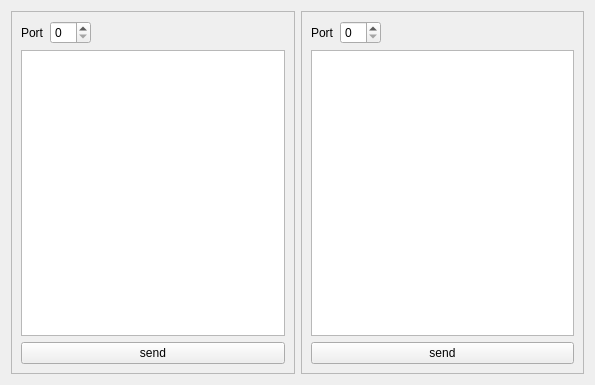
<?xml version="1.0" encoding="UTF-8"?>
<ui version="4.0">
 <class>MainBox</class>
 <widget class="QWidget" name="MainBox">
  <property name="geometry">
   <rect>
    <x>0</x>
    <y>0</y>
    <width>595</width>
    <height>385</height>
   </rect>
  </property>
  <property name="windowTitle">
   <string>Dialog</string>
  </property>
  <layout class="QHBoxLayout" name="horizontalLayout_3">
   <item>
    <widget class="QFrame" name="frame">
     <property name="frameShape">
      <enum>QFrame::StyledPanel</enum>
     </property>
     <property name="frameShadow">
      <enum>QFrame::Raised</enum>
     </property>
     <layout class="QVBoxLayout" name="verticalLayout">
      <item>
       <layout class="QHBoxLayout" name="horizontalLayout">
        <item>
         <widget class="QLabel" name="label">
          <property name="text">
           <string>Port</string>
          </property>
         </widget>
        </item>
        <item>
         <widget class="QSpinBox" name="sb_client"/>
        </item>
        <item>
         <spacer name="horizontalSpacer">
          <property name="orientation">
           <enum>Qt::Horizontal</enum>
          </property>
          <property name="sizeHint" stdset="0">
           <size>
            <width>40</width>
            <height>20</height>
           </size>
          </property>
         </spacer>
        </item>
       </layout>
      </item>
      <item>
       <widget class="QTextEdit" name="te_client"/>
      </item>
      <item>
       <widget class="QPushButton" name="btn_client">
        <property name="text">
         <string>send</string>
        </property>
       </widget>
      </item>
     </layout>
    </widget>
   </item>
   <item>
    <widget class="QFrame" name="frame_2">
     <property name="frameShape">
      <enum>QFrame::StyledPanel</enum>
     </property>
     <property name="frameShadow">
      <enum>QFrame::Raised</enum>
     </property>
     <layout class="QVBoxLayout" name="verticalLayout_2">
      <item>
       <layout class="QHBoxLayout" name="horizontalLayout_2">
        <item>
         <widget class="QLabel" name="label_2">
          <property name="text">
           <string>Port</string>
          </property>
         </widget>
        </item>
        <item>
         <widget class="QSpinBox" name="sb_server"/>
        </item>
        <item>
         <spacer name="horizontalSpacer_2">
          <property name="orientation">
           <enum>Qt::Horizontal</enum>
          </property>
          <property name="sizeHint" stdset="0">
           <size>
            <width>40</width>
            <height>20</height>
           </size>
          </property>
         </spacer>
        </item>
       </layout>
      </item>
      <item>
       <widget class="QTextEdit" name="te_server"/>
      </item>
      <item>
       <widget class="QPushButton" name="btn_server">
        <property name="text">
         <string>send</string>
        </property>
       </widget>
      </item>
     </layout>
    </widget>
   </item>
  </layout>
 </widget>
 <resources/>
 <connections/>
</ui>
